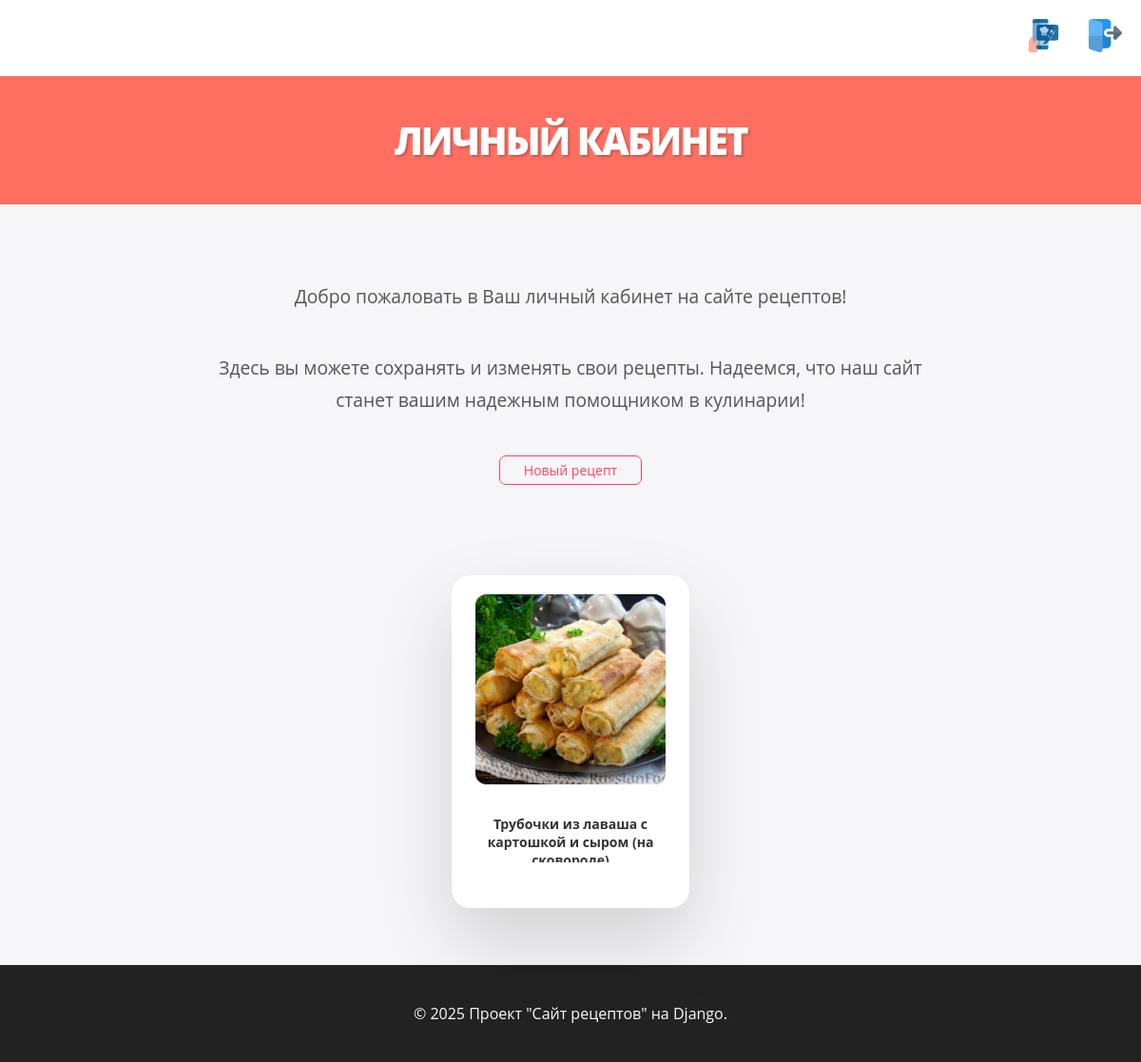
Page /cooker/ (signed in) on the committed database.
### recipebookapp/models.py (models this page shows)
class Recipe(models.Model):
    title = models.CharField(max_length=100)
    description = models.TextField()
    cooking_steps = models.TextField()
    cooking_time = models.TimeField()
    image = models.ImageField(null=True, upload_to='recipes/', blank=True)
    entry_date = models.DateTimeField(auto_now_add=True)
    is_visible = models.BooleanField(default=True)
    author = models.ForeignKey('CustomUser', on_delete=models.SET_NULL, null=True)
    category = models.ForeignKey('Category', on_delete=models.SET_NULL, null=True, blank=True)

### recipebookapp/views.py (the view)
# urls.py: path('cooker/', views.cooker, name='cooker'),
@log_this
@login_required
def cooker(request):
    recipes = Recipe.objects.filter(is_visible=True, author=request.user)
    return render(request, "recipebookapp/cooker.html", {'recipes': recipes})

### recipebookapp/views.py (called while the page is built)
def log_this(f):
    @wraps(f)
    def wrapper(*args, **kwargs):
        res = f(*args, **kwargs)
        logger.info(f'Func "{f.__name__}" was called')
        return res
    return wrapper

### recipebookapp/templates/recipebookapp/cooker.html (shortened to what this page needs)
{% extends 'base.html' %}
{% load static %}
{% block my_style %}
<link rel="stylesheet" href="{% static 'css/styles.css' %}">
<link rel="stylesheet" href="{% static 'css/recipe_box.css' %}">
<link rel="stylesheet" href="{% static 'css/recipe_detail.css' %}">
{% endblock %}
{% block header %}
Личный кабинет
{% endblock %}
{% block user %}
{% if user.is_authenticated %}
<li>
    <a class="main_menu__link" href="/logout/" data-title="Покинуть кухню">
        <img style="width: 35px;" src="{% static 'img/logout_icon.png' %}">
    </a>
</li>
{% endif %}
{% endblock %}
{% block content %}
<div class="content">
    <p class="welcome_message">Добро пожаловать в Ваш личный кабинет на сайте рецептов!</p>
    <p class="welcome_message">Здесь вы можете сохранять и изменять свои рецепты.
        Надеемся, что наш сайт станет вашим надежным помощником в кулинарии!</p>
    <a class="recipe_btn" href="/recipe_add/">Новый рецепт</a>
    <div class="recipes_container">
        {% if recipes %}
            {% for recipe in recipes %}
                <div class="recipe_box">
                    <div class="recipe_box__image">
                        {% if recipe.image %}
                            <img src="{{ recipe.image.url }}" alt="">
                        {% else %}
                            <img src="{% static 'img/default_recipe_img.jpg' %}" alt="">
                        {% endif %}
                    </div>
                    <div class="recipe_box__text">
                        <h3>{{ recipe.title }}</h3>
                    </div>
                </div>
            {% endfor %}
        {% endif %}
    </div>
</div>
{% endblock %}

### static/css/styles.css (style rules this page uses)
* { padding: 0; margin: 0; box-sizing: border-box; }
body { min-height: 100vh; display: flex; flex-direction: column; font-family: "Open Sans",sans-serif; background: #f6f5f7; }
.content { flex: 1; padding: 20px; max-width: 1200px; margin: 0 auto; }
a { text-decoration: none; }
.main_menu__link { position: relative; }
.welcome_message { text-align: center; margin: 40px auto; max-width: 800px; font-size: 1.2em; color: #555; line-height: 1.8; }
.recipes_container { display: flex; flex-wrap: wrap; gap: 30px; justify-content: center; padding: 20px; }
.recipe_box { background: #fff; border-radius: 15px; box-shadow: 0 4px 12px rgba(0, 0, 0, 0.1); overflow: hidden; width: 300px; transition: transform 0.3s ease, box-shadow 0.3s ease; }
.recipe_box__image img { width: 100%; height: 200px; object-fit: cover; }
.recipe_box__text { padding: 20px; text-align: center; }
.recipe_box__text h3 { margin: 0 0 15px; font-size: 1.5em; color: #333; }

### static/css/recipe_box.css (style rules this page uses)
.recipes_container { position: relative; display: flex; justify-content: center; align-items: center; flex-wrap: wrap; gap: 25px; padding-top: 75px; }
.recipes_container .recipe_box { position: relative; display: flex; justify-content: center; align-items: flex-start; width: 250px; max-width: 100%; height: 350px; background: #FFF; border-radius: 20px; transition: 0.5s; box-shadow: 0 35px 80px rgba(0, 0, 0, 0.15); }
.recipes_container .recipe_box .recipe_box__image { position: absolute; top: 20px; width: 200px; height: 200px; background: #333; border-radius: 12px; overflow: hidden; transition: 0.5s; }
.recipes_container .recipe_box .recipe_box__image img { position: absolute; top: 0; left: 0; width: 100%; height: 100%; object-fit: cover; }
.recipes_container .recipe_box .recipe_box__text { position: absolute; top: 252px; width: 100%; height: 50px; padding: 0 30px; text-align: center; overflow: hidden; transition: 0.5s; }
.recipes_container .recipe_box .recipe_box__text h3 { font-family: "Open Sans",sans-serif; font-size: 14px; font-weight: 700; margin-bottom: 35px; }

### static/css/recipe_detail.css (style rules this page uses)
.recipe_btn { cursor: pointer; width: 150px; text-align: center; font-family: "Open Sans",sans-serif; font-size: 14px; color: #ff445c; border: 1px solid; border-radius: 7px; padding: 5px 10px; border-color: #ff445c; background: transparent; transition: all 0.5s; display: block; margin: 20px auto; }

### rows in the picture
Recipe: image (picture), title "Трубочки из лаваша с картошкой и сыром (на…"
